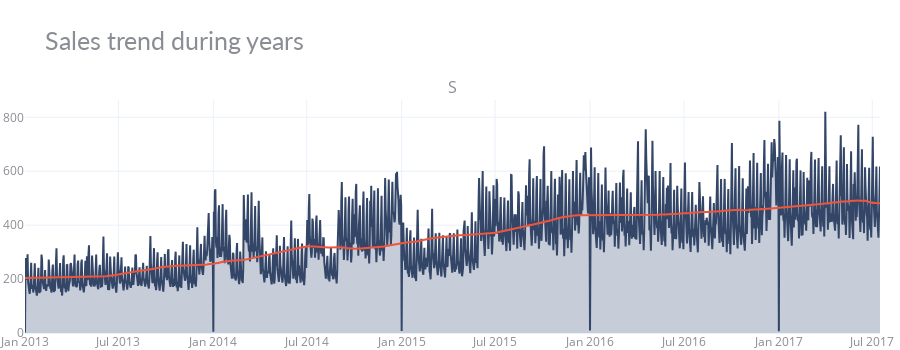

Notebook code for this chart:
### Code cell
sales = df_data[:train.shape[0]].groupby('date').agg({"sales" : "mean"}).reset_index()
sales.set_index('date',inplace=True)
moving_average = sales.rolling(
    window=365,       # 365-day window
    center=True,      # puts the average at the center of the window
    min_periods=183,  # choose about half the window size
).mean()              # compute the mean (could also do median, std, min, max, ...)
moving_average['date'] = sales.index

fig = make_subplots(rows=1, cols=1, vertical_spacing=0.08,                    
                    subplot_titles=("Sales 365 - Day Moving Average"))
fig.add_trace(go.Scatter(x=sales.index, y=sales['sales'], mode='lines', fill='tozeroy', fillcolor='#c6ccd8',
                     marker=dict(color= '#334668'), name='365-Day Moving Average'))
fig.add_trace(go.Scatter(x=moving_average.date,y=moving_average.sales,mode='lines',name='Trend'))
fig.update_layout(height=350, bargap=0.15,
                  margin=dict(b=0,r=20,l=20), 
                  title_text="Sales trend during years",
                  template="plotly_white",
                  title_font=dict(size=25, color='#8a8d93', family="Lato, sans-serif"),
                  font=dict(color='#8a8d93'),
                  hoverlabel=dict(bgcolor="#f2f2f2", font_size=13, font_family="Lato, sans-serif"),
                  showlegend=False)
fig.show()

### Figure 1 — Plotly figure (JSON) as saved in the notebook; plotly's stock layout.template omitted (floating-point values rounded to 4 significant figures; data arrays with more than 128 entries replaced by an {"elided": "..."} marker saying what was removed)
{"data": [{"fill": "tozeroy", "fillcolor": "#c6ccd8", "marker": {"color": "#334668"}, "mode": "lines", "name": "365-Day Moving Average", "type": "scatter", "x": {"elided": "1654 str values"}, "y": {"elided": "1654 float values"}}, {"mode": "lines", "name": "Trend", "type": "scatter", "x": {"elided": "1654 str values"}, "y": {"elided": "1654 float values"}}], "layout": {"annotations": [{"font": {"size": 16}, "showarrow": false, "text": "S", "x": 0.5, "xanchor": "center", "xref": "paper", "y": 1, "yanchor": "bottom", "yref": "paper"}], "bargap": 0.15, "font": {"color": "#8a8d93"}, "height": 350, "hoverlabel": {"bgcolor": "#f2f2f2", "font": {"family": "Lato, sans-serif", "size": 13}}, "margin": {"b": 0, "l": 20, "r": 20}, "showlegend": false, "title": {"font": {"color": "#8a8d93", "family": "Lato, sans-serif", "size": 25}, "text": "Sales trend during years"}, "xaxis": {"anchor": "y", "domain": [0, 1]}, "yaxis": {"anchor": "x", "domain": [0, 1]}}}
